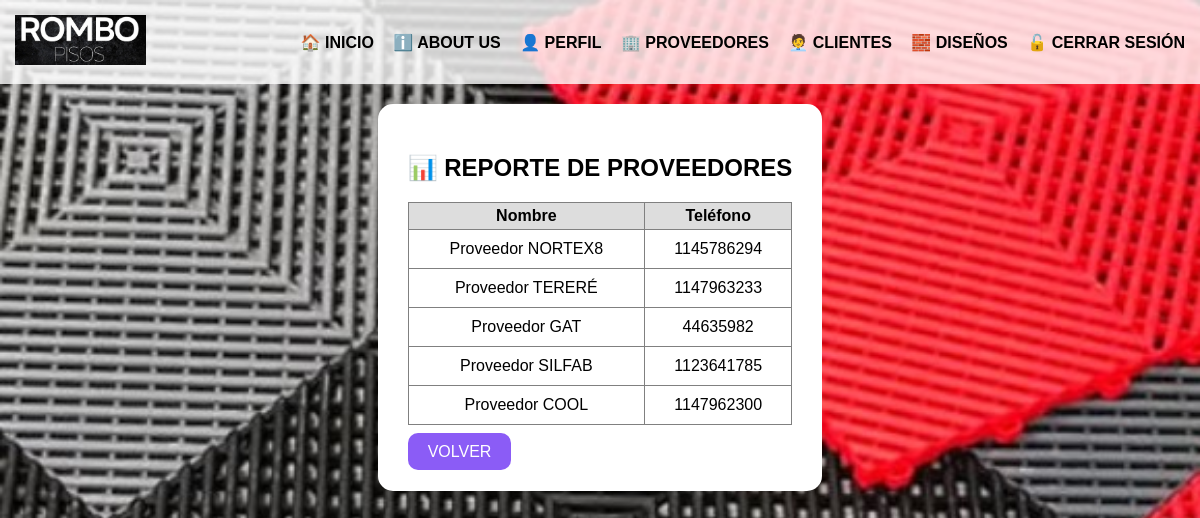
The app's page /proveedores/reporte/ (signed in) with its own data.
### ventas/models.py (models this page shows, shortened)
class Proveedor(models.Model):
    nombre = models.CharField(max_length=50)
    telefono = models.CharField(max_length=50, default='')

### ventas/views.py (the view)
# urls.py: path('proveedores/reporte/', ventas_views.reporte_proveedores, name='reporte_proveedores'),
@login_required
def reporte_proveedores(request):
    nombre = request.GET.get("nombre")
    proveedores = Proveedor.objects.all()
    if nombre:
        proveedores = proveedores.filter(nombre__icontains=nombre)
    return render(request, "ventas/reporte_proveedores.html", {
        "proveedores": proveedores,
        "nombre": nombre
    })

### ventas/templates/ventas/reporte_proveedores.html
{% extends "ventas/base.html" %}
{% block contenido %}
<h2>📊 REPORTE DE PROVEEDORES</h2>
<table border="1" style="
    width:100%;
    text-align:center;
    border-collapse:collapse;
">
    <thead style="background:#ddd;">
        <tr>
            <th style="padding:4px;">Nombre</th>
            <th style="padding:4px;">Teléfono</th>
        </tr>
    </thead>
    <tbody>
        {% for p in proveedores %}
        <tr>
            <td style="padding:10px;">{{ p.nombre }}</td>
            <td style="padding:10px;">{{ p.telefono }}</td>
        </tr>
        {% endfor %}
    </tbody>
</table>
<br>
<a href="{% url 'buscar_proveedor' %}?nombre={{ nombre }}" style="
background:#8B5CF6;
color:white;
padding:10px 20px;
border-radius:10px;
text-decoration:none;
">
VOLVER
</a>
{% endblock %}

### records on screen
Proveedor: nombre "Proveedor NORTEX8", telefono "1145786294"
Proveedor: nombre "Proveedor TERERÉ", telefono "1147963233"
Proveedor: nombre "Proveedor GAT", telefono "44635982"
Proveedor: nombre "Proveedor SILFAB", telefono "1123641785"
Proveedor: nombre "Proveedor COOL", telefono "1147962300"
